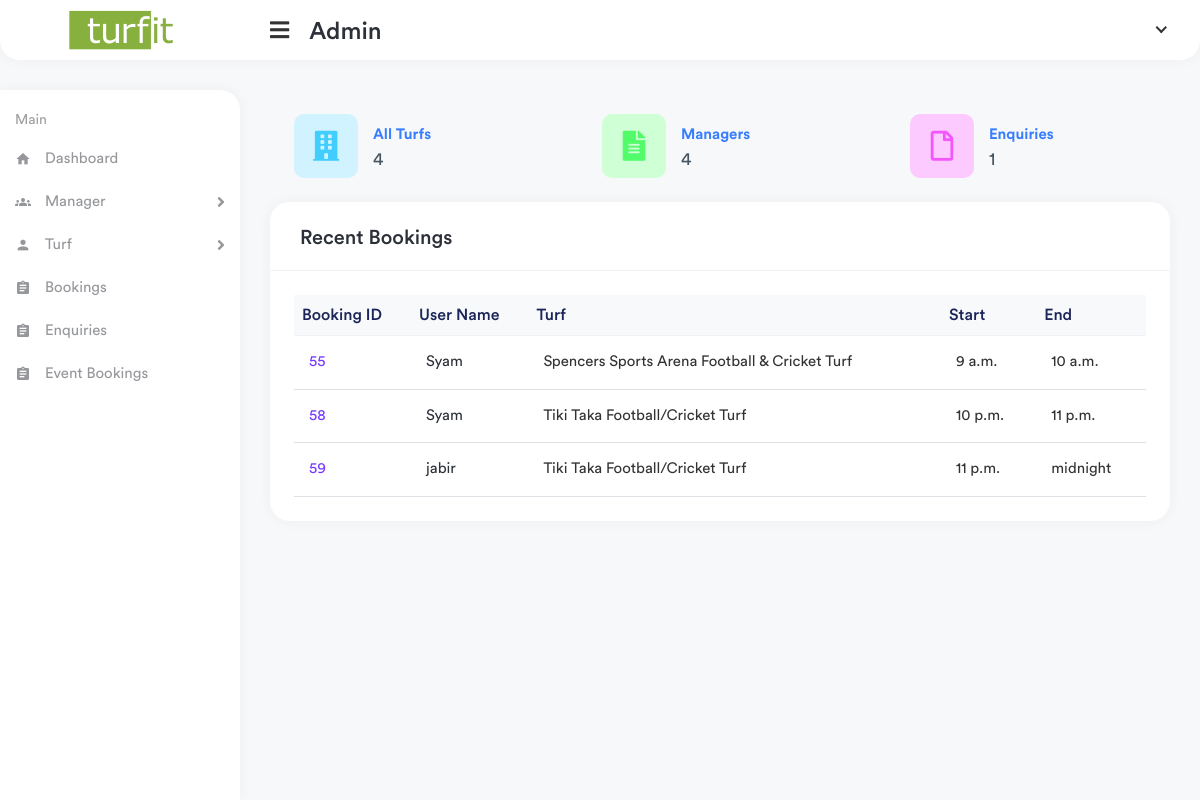
The page /app1/home on the database its author committed.
### manager/models.py (models this page shows, shortened)
class TimeSlot(models.Model):
    turf = models.ForeignKey(Turf,on_delete=models.CASCADE,null=True)
    manager = models.ForeignKey(TurfManager,on_delete=models.CASCADE,null=True)
    start_time = models.TimeField()
    end_time = models.TimeField()
    is_booked = models.BooleanField(default=True)
    status = models.IntegerField(default=0)
    turf_user = models.ForeignKey(TurfUser,on_delete=models.CASCADE,null=True)
    price = models.CharField(max_length=100)
    date_for_book = models.DateField()

class Turf(models.Model):
    manager = models.ForeignKey(TurfManager, on_delete=models.CASCADE, null=True)
    turf_name = models.CharField(max_length=100)
    turf_place = models.CharField(max_length=100)
    phone = models.CharField(max_length=100)
    turf_image = models.ImageField( upload_to="image/testimagemodel/")

### website/models.py (models this page shows, shortened)
class TurfUser(models.Model):
    user = models.OneToOneField(User,on_delete=models.CASCADE)
    name = models.CharField(max_length=100)
    phone = models.CharField(max_length=100)
    email = models.EmailField()

### app1/views.py (the view)
# urls.py: path('home',views.home,name="home"),
def home(request):
    bookings = TimeSlot.objects.filter(status=1).all()
    all_turfs = Turf.objects.filter().count()
    all_managers = TurfManager.objects.filter().count()
    all_enquiries = Contact.objects.filter().count()
    context = {
        'bookings' : bookings,
        'all_turfs' : all_turfs,
        'all_managers' : all_managers,
        'all_enquiries' : all_enquiries
    }
    return render(request,'app1/index.html',context)

### templates/app1/index.html (shortened to what this page needs)
{% extends 'app1/partials/base.html' %}
{% load static %}
{% block content %}
        <div class="page-wrapper">
            <div class="content container-fluid">
                <div class="row">
                    <div class="col-xl-4 col-sm-6 col-12">
                        <div class="card1">
                            <a href=""><div class="card-body">
                                <div class="dash-widget-header">
                                    <span class="dash-widget-icon bg-2">
                                        <i class="fa fa-building"></i>
                                    </span>
                                    <div class="dash-count">
                                        <div class="dash-title"><a href="{% url 'main_admin:view_turf' %}">All Turfs</a></div>
                                        <div class="dash-counts">
                                            <p>{{all_turfs}}</p>
                                        </div>
                                    </div>
                                </div>
                            </div></a>
                        </div>
                    </div>
                    <div class="col-xl-4 col-sm-6 col-12">
                        <div class="card2">
                            <a href=""><div class="card-body">
                                <div class="dash-widget-header">
                                    <span class="dash-widget-icon bg-3">
                                        <i class="fas fa-file-alt"></i>
                                    </span>
                                    <div class="dash-count">
                                        <div class="dash-title"><a href="{% url 'main_admin:view_manager' %}">Managers</a></div>
                                        <div class="dash-counts">
                                            <p>{{all_managers}}</p>
                                        </div>
                                    </div>
                                </div>
                                </div></a>
                        </div>
                    </div>
                    <div class="col-xl-4 col-sm-6 col-12">
                        <div class="card3">
                            <a href=""><div class="card-body">
                                <div class="dash-widget-header">
                                    <span class="dash-widget-icon bg-4">
                                        <i class="far fa-file"></i>
                                    </span>
                                    <div class="dash-count">
                                        <div class="dash-title"><a href="{% url 'main_admin:enquiries' %}">Enquiries</a></div>
                                        <div class="dash-counts">
                                            <p>{{all_enquiries}}</p>
                                        </div>
                                    </div>
                                </div>
                               </div></a>
                        </div>
                    </div>
                </div>
                <div class="row">
                    <div class="col-md-12 col-sm-12">
                        <div class="card">
                            <div class="card-header">
                                <div class="row">
                                    <div class="col">
                                        <h5 class="card-title">Recent Bookings</h5>
                                    </div>
                                </div>
                            </div>
                            <div class="card-body">
                                <div class="table-responsive">
                                    <table class="table table-stripped table-hover datatable">
                                        <thead class="thead-light">
                                            <tr>
                                                <th>Booking ID</th>
                                                <th>User Name</th>
                                                <th>Turf</th>
                                                <th>Start</th>
                                                <th>End</th>
                                            </tr>
                                        </thead>
                                        <tbody>
                                            {% for book in bookings %}
                                            <tr>
                                                <td  > <a href="#" class="invoice-link">{{ book.id }}</a> </td>
                                                <td>
                                                    <h2 class="table-avatar">
                                                        {{ book.turf_user.name }}
                                                    </h2>
                                                </td>
                                                <td>{{ book.turf.turf_name }}</td>
                                                <td>{{ book.start_time }}</td>
                                                <td>{{ book.end_time }}</td>
                                            </tr>
                                            {% endfor %}
                                        </tbody>
                                    </table>
                                </div>
                            </div>
                        </div>
                    </div>
                </div>
            </div>
        </div>
   {% endblock %}

### rows shown on the page
TimeSlot: id "55", turf_user.name "Syam", turf.turf_name "Spencers Sports Arena Football & Cricket Turf", start_time "9 a.m.", end_time "10 a.m."
TimeSlot: id "58", turf_user.name "Syam", turf.turf_name "Tiki Taka Football/Cricket Turf", start_time "10 p.m.", end_time "11 p.m."
TimeSlot: id "59", turf_user.name "jabir", turf.turf_name "Tiki Taka Football/Cricket Turf", start_time "11 p.m.", end_time "midnight"

### other values the page prints
{{ all_turfs }} "4"
{{ all_managers }} "4"
{{ all_enquiries }} "1"
